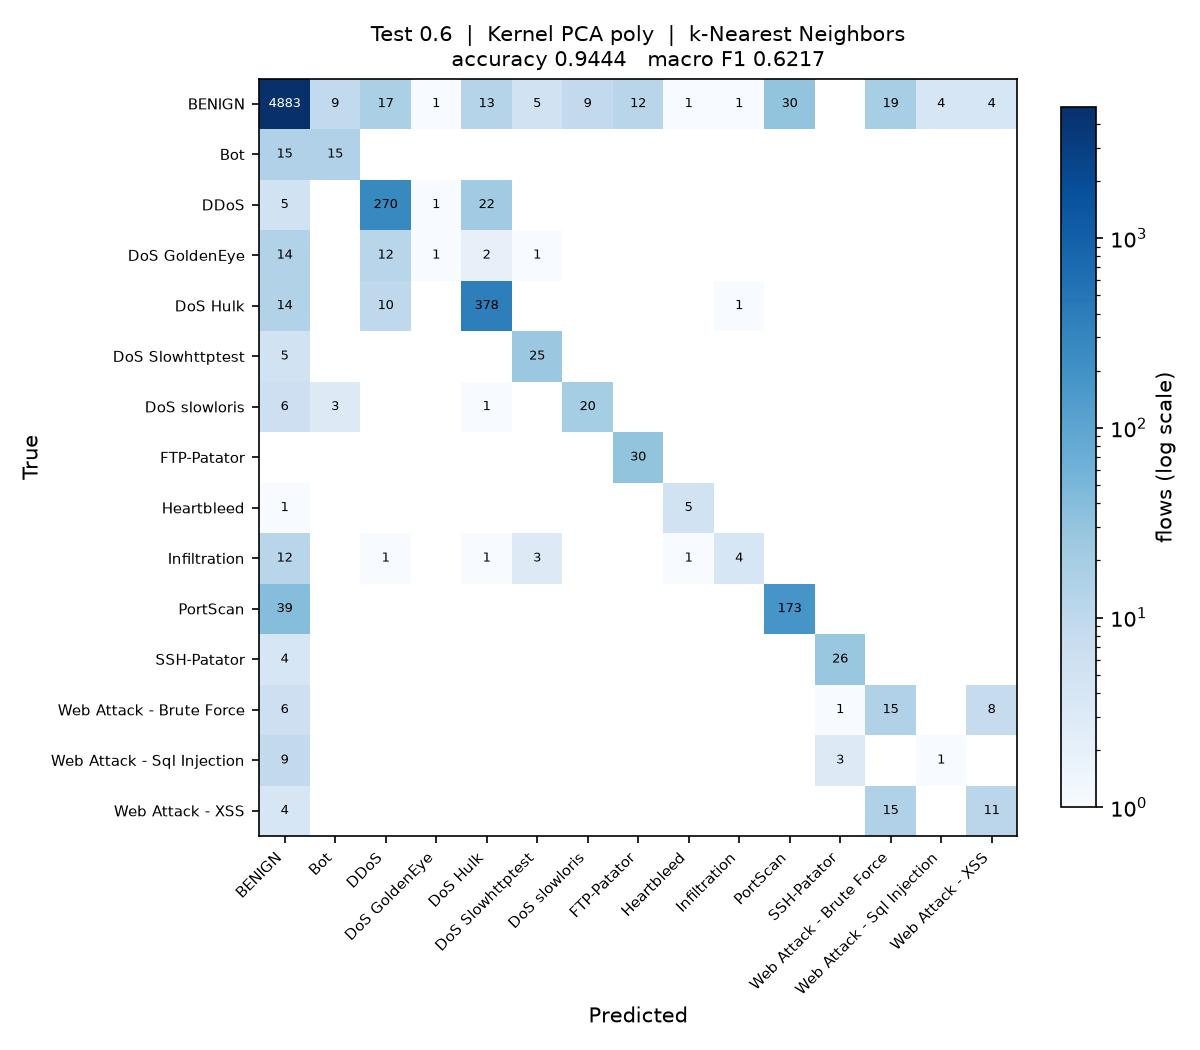

Reproduce this figure in Python.
"""
Test_0.6_DR_POLY_KNN

Test size 0.6  |  Kernel PCA (poly)  |  k-Nearest Neighbors  (reference sheet #13)

Note: taken in place of sheet #5 Elastic Net, which is a regressor and cannot classify.

Run on its own:

    python Test_0.6_DR_POLY_KNN.py

Writes Test_0.6_DR_POLY_KNN.jpg (confusion matrix) and appends one row to
results/75_runs.csv.
"""

import os
import sys
import time
import warnings
from pathlib import Path

import matplotlib
matplotlib.use("Agg")
import matplotlib.pyplot as plt
import numpy as np
import pandas as pd
from sklearn.decomposition import KernelPCA
from sklearn.impute import SimpleImputer
from sklearn.metrics import (accuracy_score, confusion_matrix, f1_score,
                             precision_score, recall_score)
from sklearn.model_selection import train_test_split
from sklearn.preprocessing import LabelEncoder, StandardScaler
from sklearn.neighbors import KNeighborsClassifier

sys.path.insert(0, str(Path(__file__).resolve().parent.parent))
from common import load_sample                      # noqa: E402

warnings.filterwarnings("ignore")

# ----- this run -------------------------------------------------------------
TEST_SIZE = 0.6
KERNEL = "poly"
CLASSIFIER = "KNN"
N_COMPONENTS = 15
# ----------------------------------------------------------------------------

SEED = 0
N_JOBS = max(1, (os.cpu_count() or 2) // 2)
STEM = "Test_0.6_DR_POLY_KNN"
HERE = Path(__file__).resolve().parent
RESULTS = HERE.parent / "results"


def main():
    t0 = time.time()
    df = load_sample(10000, 50, SEED)
    y = LabelEncoder().fit_transform(df["Label"])
    X = df.drop(columns=["Label", "Day"])
    classes = sorted(df["Label"].unique())
    print(f"{len(df):,} flows, {X.shape[1]} features, {len(classes)} classes")

    X_train, X_test, y_train, y_test = train_test_split(
        X, y, test_size=TEST_SIZE, random_state=SEED, stratify=y)

    # mean imputation and scaling, fitted on the training split only
    imputer = SimpleImputer(strategy="mean").fit(X_train)
    scaler = StandardScaler().fit(imputer.transform(X_train))
    X_train = scaler.transform(imputer.transform(X_train))
    X_test = scaler.transform(imputer.transform(X_test))

    # dimensionality reduction: Kernel PCA, fitted on the training split only.
    # arpack keeps the largest positive eigenvalues; the randomized solver ranks
    # them by magnitude and fails on the sigmoid kernel, which is not PSD.
    kpca = KernelPCA(n_components=N_COMPONENTS, kernel=KERNEL,
                     eigen_solver="arpack", random_state=SEED, n_jobs=N_JOBS)
    X_train = kpca.fit_transform(X_train)
    X_test = kpca.transform(X_test)
    print(f"Kernel PCA ({KERNEL}): {X_train.shape[1]} components")

    classifier = KNeighborsClassifier(n_neighbors=5, n_jobs=N_JOBS)
    classifier.fit(X_train, y_train)
    y_pred = classifier.predict(X_test)

    acc = accuracy_score(y_test, y_pred)
    pre = precision_score(y_test, y_pred, average="macro", zero_division=0)
    rec = recall_score(y_test, y_pred, average="macro", zero_division=0)
    f1 = f1_score(y_test, y_pred, average="macro", zero_division=0)
    pre_w = precision_score(y_test, y_pred, average="weighted", zero_division=0)
    rec_w = recall_score(y_test, y_pred, average="weighted", zero_division=0)
    f1_w = f1_score(y_test, y_pred, average="weighted", zero_division=0)

    print(f"Accuracy  : {acc:.4f}")
    print(f"Precision : {pre:.4f}")
    print(f"Recall    : {rec:.4f}")
    print(f"F1 Score  : {f1:.4f}")

    # confusion matrix image, named to match this script
    cm = confusion_matrix(y_test, y_pred, labels=range(len(classes)))
    fig, ax = plt.subplots(figsize=(8, 7))
    im = ax.imshow(cm, cmap="Blues", norm=matplotlib.colors.LogNorm(vmin=1))
    ax.set_xticks(range(len(classes)), classes, rotation=45, ha="right", fontsize=7)
    ax.set_yticks(range(len(classes)), classes, fontsize=7)
    ax.set_xlabel("Predicted")
    ax.set_ylabel("True")
    ax.set_title(f"Test {TEST_SIZE}  |  Kernel PCA {KERNEL}  |  k-Nearest Neighbors\n"
                 f"accuracy {acc:.4f}   macro F1 {f1:.4f}", fontsize=10)
    for i in range(len(classes)):
        for j in range(len(classes)):
            if cm[i, j]:
                ax.text(j, i, cm[i, j], ha="center", va="center", fontsize=6,
                        color="white" if cm[i, j] > cm.max() / 3 else "black")
    fig.colorbar(im, ax=ax, fraction=0.04, label="flows (log scale)")
    fig.tight_layout()
    fig.savefig(HERE / f"{STEM}.jpg", dpi=150)
    plt.close(fig)

    # one row appended to the shared results table
    RESULTS.mkdir(exist_ok=True)
    row = {"Test": TEST_SIZE, "DR": "POLY", "Clas": CLASSIFIER,
           "Acc": round(acc, 4), "Pre": round(pre, 4), "Rec": round(rec, 4),
           "F1": round(f1, 4),
           "Pre_weighted": round(pre_w, 4), "Rec_weighted": round(rec_w, 4),
           "F1_weighted": round(f1_w, 4),
           "n_components": N_COMPONENTS, "seconds": round(time.time() - t0, 1),
           "script": STEM}
    out = RESULTS / "75_runs.csv"
    old = pd.read_csv(out).to_dict("records") if out.exists() else []
    old = [r for r in old if r.get("script") != STEM]
    pd.DataFrame(old + [row]).to_csv(out, index=False)
    print(f"saved {STEM}.jpg and appended to results/75_runs.csv "
          f"({time.time() - t0:.0f}s)")


if __name__ == "__main__":
    main()
